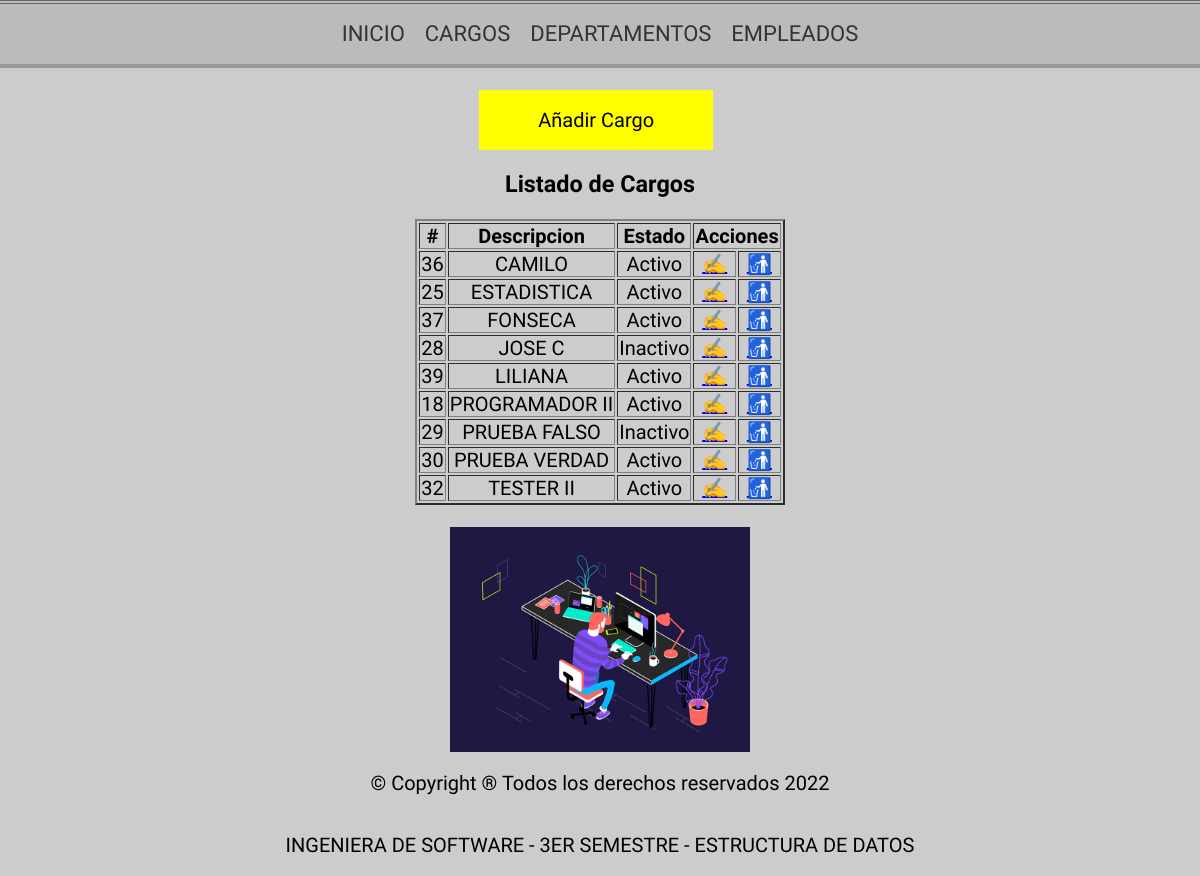
Screenshot of /cargo/ with the database file from the repository.
### mantenimiento/models.py (models this page shows, shortened)
class Cargo(models.Model):
    descripcion = models.CharField(max_length=100,blank=True, null=True)
    estado = models.BooleanField(default=True)
    fecha_creacion = models.DateTimeField(auto_now_add=False,auto_now=True)
    class Meta:
        verbose_name="Cargo"
        verbose_name_plural="Cargos"
        ordering = ['descripcion']

### mantenimiento/views.py (the view)
# urls.py: path('cargo/',crearCargo,name="cargo"),
def crearCargo(request):
    print(request)
    print(request.method)
    if request.method == "POST":
        print("Entró por POST")
        cargo_form = CargoForm(request.POST)
        if cargo_form.is_valid():
            cargo_form.save()
    else:
        print("Entró por GET")
    cargo_form = CargoForm() #instanciando formulario
    cargos = Cargo.objects.all()
    return render(request, "pages/cargo.html",{'CargoForm':cargo_form,'cargos':cargos,'accion':'Crear'})

### templates/pages/cargo.html (shortened to what this page needs)
{% extends "inicio.html" %}
{% load static %}
{% block css %}
<link rel="stylesheet" href="{% static 'css/form.css' %}"/>
{% endblock %}
{% block contenido %}
<br>
<a class="enlace" href="{% url 'insertarCargo' %}">Añadir Cargo</a>
<div class="consulta none table-responsive" id="consulta">
  <h3>Listado de Cargos</h3>
<table class="consulta-est" id="consulta-est" border="2">
  <thead>
      <th>#</th>
      <th>Descripcion</th>
      <th>Estado</th>
      <th colspan="2">Acciones</th>
    </thead>
    <tbody class="detalle-est" id="detalle-est">
      {% for cargo in cargos %}
      <tr>
        <td>{{cargo.id}}</td>
        <td>{{cargo.descripcion}}</td>
        <td>
          {% if cargo.estado %}
          Activo
          {% else %}
          Inactivo
          {% endif %}
        </td>
        <td><a href="{% url 'editarCargo' cargo.id %}">✍</a></td>
        <td><a href="{% url 'eliminarCargo' cargo.id %}">🚮</a></td>
      </tr>
      {% endfor %}
  </tbody>
</table>
<br>
<img class="gif" src="{% static '/img/giffinal.gif'%}">
<p>© Copyright ® Todos los derechos reservados 2022</p>
<p>INGENIERA DE SOFTWARE - 3ER SEMESTRE - ESTRUCTURA DE DATOS</p>
</div>
{% endblock %}

### static/css/styles.css (style rules this page uses)
body, html { margin: 0; padding: 0; background: #ccc; text-align: center; font-family: "Yanone Kaffeesatz", sans-serif; font-size: 20px; line-height: 22px; }
img { height: 100%; width: 100%; }
.gif { height: 25%; width: 25%; }

### static/css/form.css (style rules this page uses)
.table-responsive { width: 100%; overflow-y: hidden; -ms-overflow-style: -ms-autohiding-scrollbar; display: flex; flex-direction:column; justify-content: center; align-items: center; }
.enlace { outline: none; text-decoration: none; display: inline-block; width: 19.5%; margin-right: 0.625%; text-align: center; line-height: 3; color: black; }
a.enlace:link, a.enlace:visited, a.enlace:focus { background: yellow; }

### rows the page displays
Cargo: id "36", descripcion "CAMILO", estado "Activo"
Cargo: id "25", descripcion "ESTADISTICA", estado "Activo"
Cargo: id "37", descripcion "FONSECA", estado "Activo"
Cargo: id "28", descripcion "JOSE C", estado "Inactivo"
Cargo: id "39", descripcion "LILIANA", estado "Activo"
Cargo: id "18", descripcion "PROGRAMADOR II", estado "Activo"
Cargo: id "29", descripcion "PRUEBA FALSO", estado "Inactivo"
Cargo: id "30", descripcion "PRUEBA VERDAD", estado "Activo"
Cargo: id "32", descripcion "TESTER II", estado "Activo"
